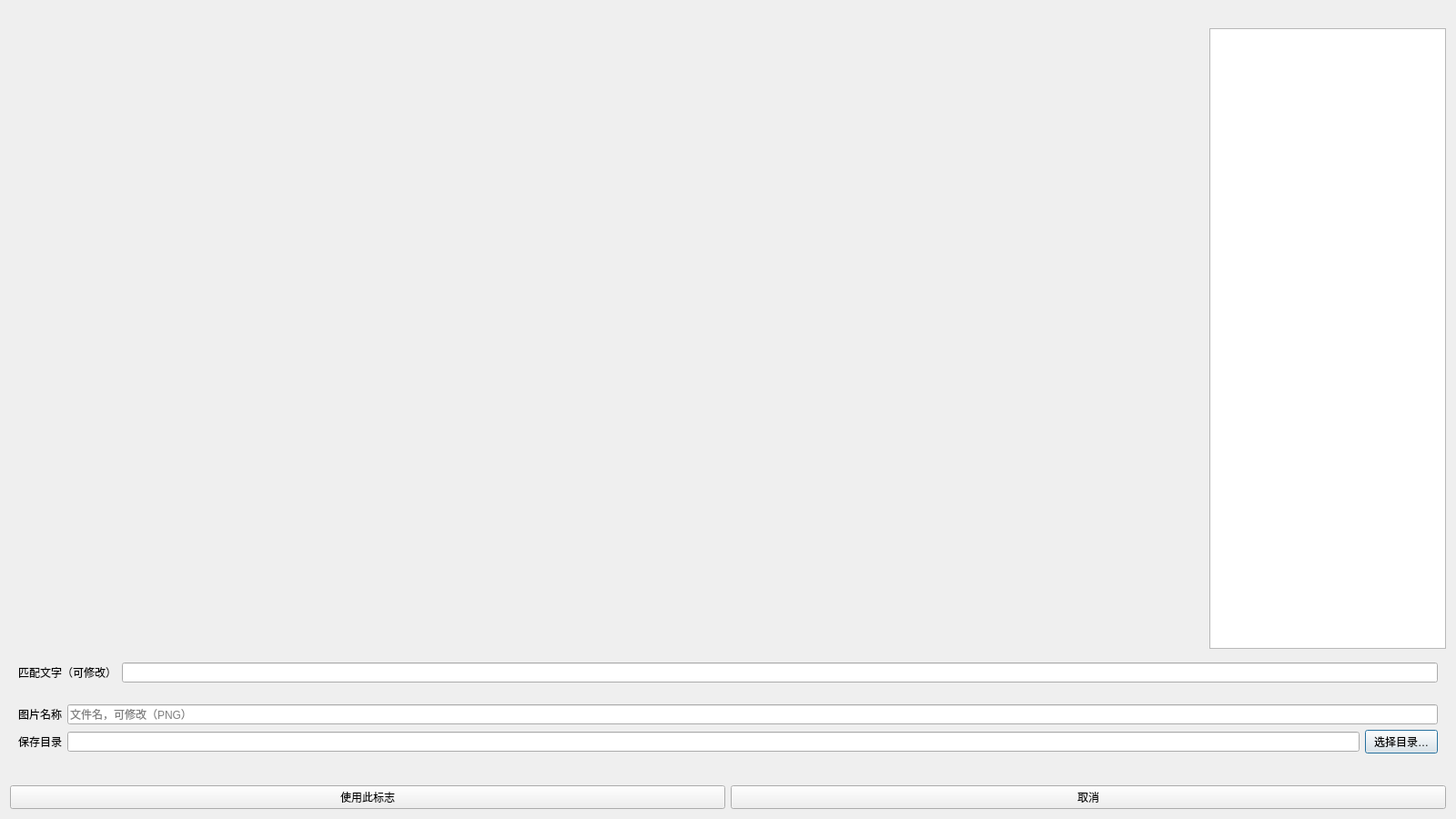
<?xml version="1.0" encoding="UTF-8"?>
<ui version="4.0">
 <class>TriggerSample</class>
 <widget class="QDialog" name="TriggerSample">
  <property name="windowTitle"><string>选择游戏画面标志</string></property>
  <property name="geometry"><rect><x>0</x><y>0</y><width>1600</width><height>900</height></rect></property>
  <layout class="QVBoxLayout" name="main_layout">
   <item><widget class="QLabel" name="instruction"><property name="wordWrap"><bool>true</bool></property></widget></item>
   <item><layout class="QHBoxLayout" name="sample_layout">
    <item><widget class="QWidget" name="canvas_host"><layout class="QVBoxLayout" name="canvas_layout"><property name="leftMargin"><number>0</number></property><property name="topMargin"><number>0</number></property><property name="rightMargin"><number>0</number></property><property name="bottomMargin"><number>0</number></property></layout></widget></item>
    <item><widget class="QListWidget" name="text_list"><property name="maximumSize"><size><width>260</width><height>16777215</height></size></property></widget></item>
   </layout></item>
   <item><widget class="QWidget" name="text_row"><layout class="QHBoxLayout" name="text_layout"><item><widget class="QLabel" name="text_label"><property name="text"><string>匹配文字（可修改）</string></property></widget></item><item><widget class="QLineEdit" name="match_text"/></item></layout></widget></item>
   <item><widget class="QWidget" name="image_row"><layout class="QGridLayout" name="image_layout">
    <item row="0" column="0"><widget class="QLabel" name="name_label"><property name="text"><string>图片名称</string></property></widget></item>
    <item row="0" column="1" colspan="2"><widget class="QLineEdit" name="file_name"><property name="placeholderText"><string>文件名，可修改（PNG）</string></property></widget></item>
    <item row="1" column="0"><widget class="QLabel" name="folder_label"><property name="text"><string>保存目录</string></property></widget></item>
    <item row="1" column="1"><widget class="QLineEdit" name="save_folder"/></item>
    <item row="1" column="2"><widget class="QPushButton" name="browse_btn"><property name="text"><string>选择目录…</string></property></widget></item>
   </layout></widget></item>
   <item><widget class="QLabel" name="selection_label"><property name="wordWrap"><bool>true</bool></property></widget></item>
   <item><layout class="QHBoxLayout" name="button_row"><item><widget class="QPushButton" name="use_btn"><property name="text"><string>使用此标志</string></property></widget></item><item><widget class="QPushButton" name="cancel_btn"><property name="text"><string>取消</string></property></widget></item></layout></item>
  </layout>
 </widget>
 <resources/>
 <connections/>
</ui>
